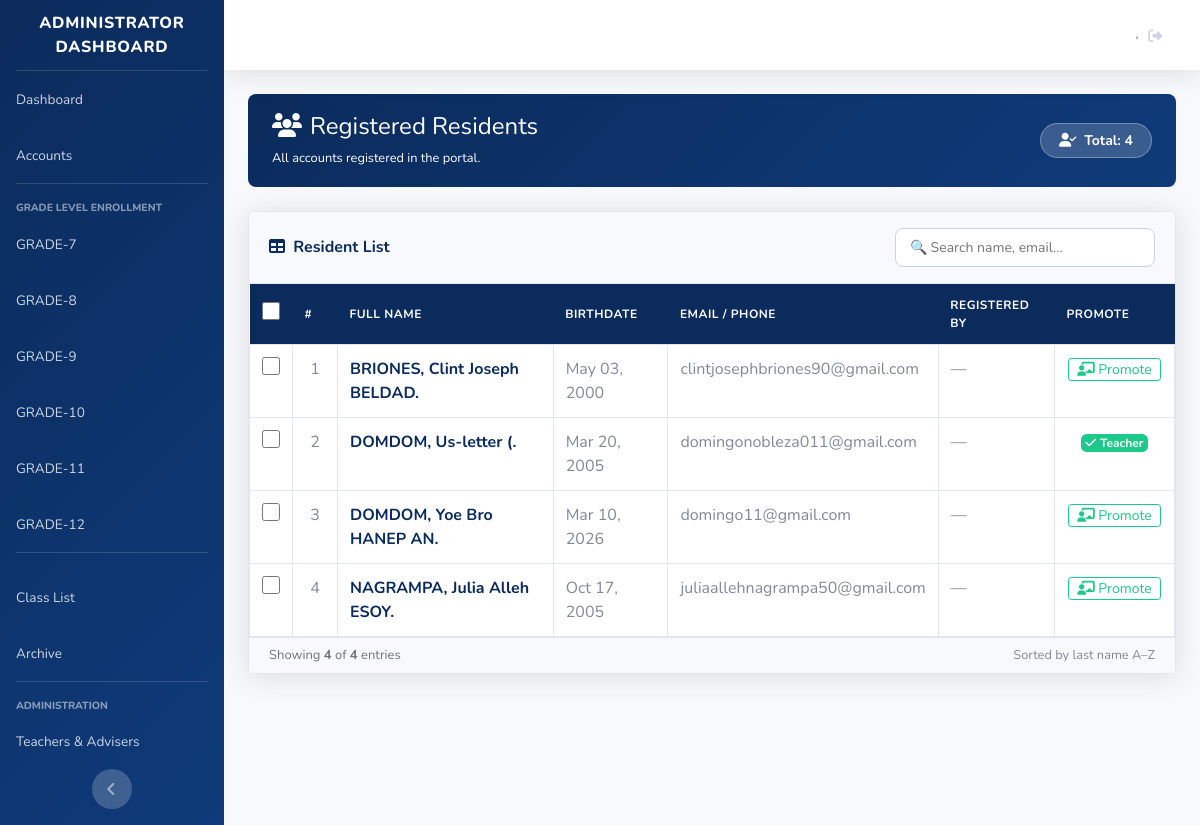
The page /admn_residents.php on the database as committed earlier.
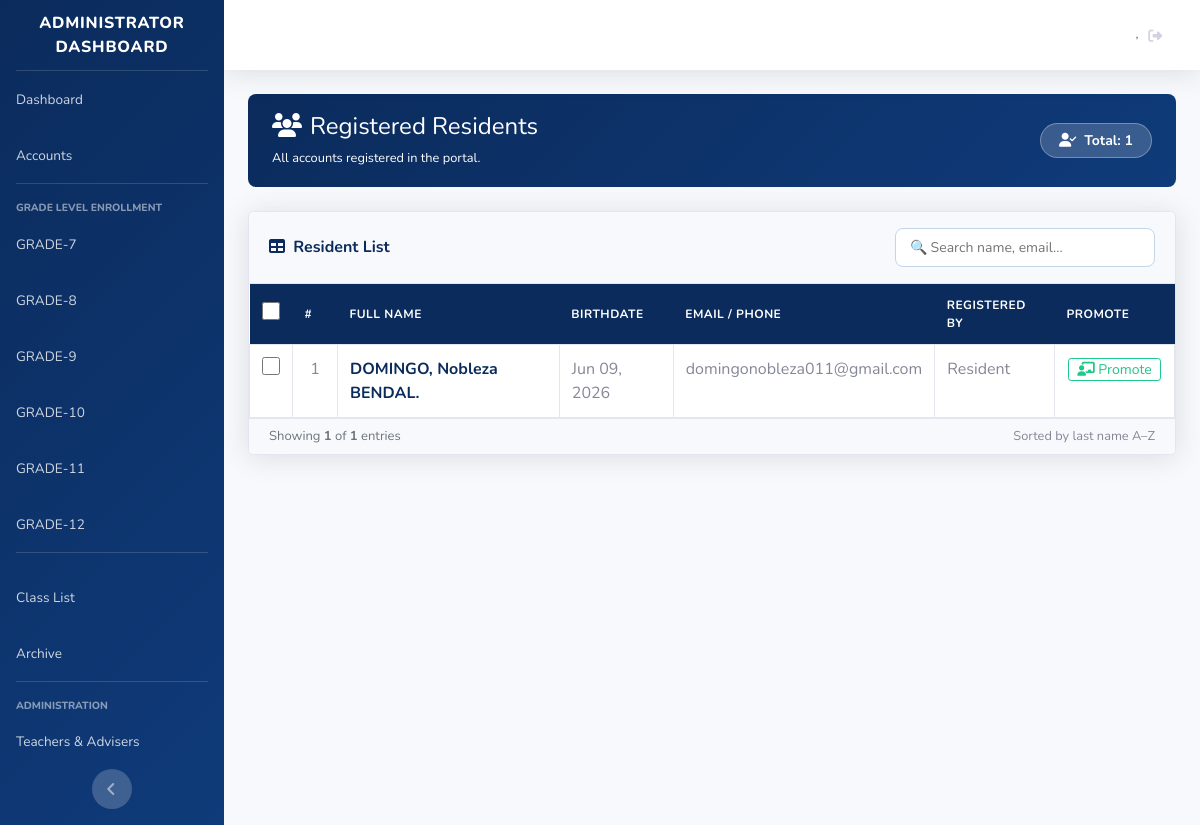
The same page on the database as committed later.
### tables this page shows
CREATE TABLE `tbl_resident` (
  `id_resident` int NOT NULL,
  `email` varchar(255) DEFAULT NULL,
  `phone_number` varchar(20) DEFAULT NULL,
  `password` varchar(255) NOT NULL,
  `lname` varchar(255) NOT NULL,
  `fname` varchar(255) NOT NULL,
  `mi` varchar(255) NOT NULL,
  `age` int NOT NULL,
  `sex` varchar(255) NOT NULL,
  `status` varchar(255) NOT NULL,
  `houseno` varchar(255) NOT NULL,
  `street` varchar(50) NOT NULL,
  `brgy` varchar(50) NOT NULL,
  `municipal` varchar(50) NOT NULL,
  `contact` varchar(255) NOT NULL,
  `bdate` date NOT NULL,
  `bplace` varchar(255) NOT NULL,
  `nationality` varchar(255) NOT NULL,
  `addedby` varchar(255) DEFAULT NULL,
  `is_archived` tinyint(1) NOT NULL DEFAULT '0' COMMENT '0 = active, 1 = archived',
  `google_id` varchar(255) DEFAULT NULL,
  `facebook_id` varchar(255) DEFAULT NULL,
  `archived_at` datetime DEFAULT NULL COMMENT 'Timestamp when the resident was archived',
  `social_provider` varchar(20) DEFAULT NULL,
  `social_id` varchar(128) DEFAULT NULL,
  `social_avatar_url` varchar(512) DEFAULT NULL
);

### admn_residents.php (the view, shortened to what this page needs)
<?php
    require_once('classes/staff.class.php');
    $connection = $eusebia->openConn();
    $stmt = $connection->prepare("SELECT * FROM tbl_resident ORDER BY lname ASC, fname ASC");
    $stmt->execute();
    $residents = $stmt->fetchAll(PDO::FETCH_ASSOC);
?>
<?php include('dashboard_sidebar_start.php'); ?>
<div class="container-fluid">
    <div class="res-header d-flex align-items-center justify-content-between flex-wrap">
        <div>
            <h4 class="mb-1"><i class="fas fa-users mr-2"></i>Registered Residents</h4>
            <small class="opacity-75">All accounts registered in the portal.</small>
        </div>
        <span class="total-badge mt-2 mt-md-0">
            <i class="fas fa-user-check mr-1"></i>
            Total: <?= number_format(count($residents)) ?>
        </span>
    </div>
    <div class="card shadow mb-4">
        <div class="card-header py-3 d-flex justify-content-between align-items-center flex-wrap gap-2">
            <h6 class="m-0 font-weight-bold" style="color:#0b2b5c;">
                <i class="fas fa-table mr-1"></i> Resident List
            </h6>
            <div class="d-flex align-items-center flex-wrap mt-2 mt-md-0" style="gap:10px;">
                <div class="search-wrap">
                    <input type="text" id="residentSearch" placeholder="&#128269; Search name, email...">
                </div>
            </div>
        </div>
        <div class="card-body p-0">
            <div class="table-responsive">
                <table class="table table-bordered table-hover mb-0" id="residentTable">
                    <thead>
                        <tr>
                            <th class="th-check">
                                <input type="checkbox" id="selectAll" class="cb-row" title="Select All">
                            </th>
                            <th style="width:45px;">#</th>
                            <th>Full Name</th>
                            <th>Birthdate</th>
                            <th>Email / Phone</th>
                            <th>Registered By</th>
                            <th style="width:120px;">Promote</th>
                        </tr>
                    </thead>
                    <tbody id="residentTbody">
                        <?php if (empty($residents)): ?>
                        <tr>
                            <td colspan="6" class="text-center text-muted py-4">
                                <i class="fas fa-inbox fa-2x mb-2 d-block"></i>
                                No registered residents found.
                            </td>
                        </tr>
                        <?php else: ?>
                        <?php foreach ($residents as $i => $r):
                            $mi       = !empty($r['mi']) ? ' ' . strtoupper($r['mi']) . '.' : '';
                            $fullname = strtoupper($r['lname']) . ', ' . ucwords(strtolower($r['fname'])) . $mi;
                            $contact  = !empty($r['email']) ? $r['email'] : ($r['phone_number'] ?? '—');
                            $bdate    = !empty($r['bdate']) ? date('M d, Y', strtotime($r['bdate'])) : '—';
                        ?>
                        <tr>
                            <td class="text-center">
                                <input type="checkbox" class="cb-row cb-resident" value="<?= $r['id_resident'] ?>">
                            </td>
                            <td class="text-center text-muted"><?= $i + 1 ?></td>
                            <td class="font-weight-bold" style="color:#0b2b5c;"><?= htmlspecialchars($fullname) ?></td>
                            <td><?= $bdate ?></td>
                            <td><?= htmlspecialchars($contact) ?></td>
                            <td><?= htmlspecialchars($r['addedby'] ?? '—') ?></td>
                            <td class="text-center">
                                <?php
                                $chk = $connection->prepare("SELECT id_user FROM tbl_user WHERE email=? OR (email IS NULL AND contact=?)");
                                $chk->execute([$r['email'], $r['contact']]);
                                $already = $chk->rowCount() > 0;
                                ?>
                                <?php if ($already): ?>
                                    <span class="badge badge-success"><i class="fas fa-check mr-1"></i>Teacher</span>
                                <?php else: ?>
                                <button class="btn btn-outline-success btn-sm py-0 px-2 promote-btn"
                                    data-id="<?= $r['id_resident'] ?>"
                                    data-name="<?= htmlspecialchars(strtoupper($r['lname']).', '.ucwords(strtolower($r['fname']))) ?>"
                                    data-email="<?= htmlspecialchars($r['email'] ?? '') ?>"
                                    data-contact="<?= htmlspecialchars($r['contact']) ?>"
                                    data-toggle="modal" data-target="#promoteModal">
                                    <i class="fas fa-chalkboard-teacher"></i> Promote
                                </button>
                                <?php endif; ?>
                            </td>
                        </tr>
                        <?php endforeach; ?>
                        <?php endif; ?>
                    </tbody>
                </table>
            </div>
        </div>
        <div class="card-footer text-muted d-flex justify-content-between align-items-center py-2">
            <small id="entriesCount">Showing <strong id="visibleCount"><?= count($residents) ?></strong> of <strong><?= count($residents) ?></strong> entries</small>
            <small>Sorted by last name A–Z</small>
        </div>
    </div>
</div>
<?php include('dashboard_sidebar_end.php'); ?>

### dashboard_sidebar_start.php (shortened to what this page needs)
<!DOCTYPE html>
<html lang="en">
<head>
    <link href="vendor/fontawesome-free/css/all.min.css" rel="stylesheet" type="text/css">
        <link rel="stylesheet" href="https://cdn.jsdelivr.net/npm/sweetalert2@11/dist/sweetalert2.min.css">
    <link href="css/sb-admin-2.min.css" rel="stylesheet">
</head>
<body id="page-top">
    <div id="wrapper">
        <ul class="navbar-nav sidebar sidebar-dark accordion" id="accordionSidebar" style="background: linear-gradient(135deg, #0b2b5c 0%, #0f3b7a 100%)!important;">
            <a class="sidebar-brand d-flex align-items-center justify-content-center" href="admn_dashboard.php">
                <div class="sidebar-brand-text">Administrator Dashboard </div>
            </a>
            <hr class="sidebar-divider my-0">
            <li class="nav-item">
                <a class="nav-link" href="admn_dashboard.php">
                    <span>Dashboard</span></a>
            </li>
                                        <li class="nav-item">
                <a class="nav-link" href="admn_residents.php">
                    <span>Accounts</span></a>
            </li>
            <hr class="sidebar-divider">
            <div class="sidebar-heading">
                Grade Level Enrollment
            </div>
            <li class="nav-item">
                <a class="nav-link" href="admn_seven.php">
                    <span>GRADE-7</span></a>
            </li>
            <li class="nav-item">
                <a class="nav-link" href="admn_eight.php">
                    <span>GRADE-8</span></a>
            </li>
            <li class="nav-item">
                <a class="nav-link" href="admn_nine.php">
                    <span>GRADE-9 </span></a>
            </li>
            <li class="nav-item">
                <a class="nav-link" href="admn_ten.php">
                    <span>GRADE-10</span></a>
            </li>
            <li class="nav-item">
                <a class="nav-link" href="admn_eleven.php">
                    <span>GRADE-11</span></a>
            </li>
            <li class="nav-item">
                <a class="nav-link" href="admn_twelve.php">
                    <span>GRADE-12</span></a>
            </li>
            <hr class="sidebar-divider d-none d-md-block">
            <li class="nav-item">
                <a class="nav-link" href="admn_classlist.php">
                    <span>Class List</span></a>
            </li>
<li class="nav-item">
                <a class="nav-link" href="admn_archive.php">
                    <span>Archive</span></a>
            </li>
            <hr class="sidebar-divider">
            <div class="sidebar-heading">
                Administration
            </div>
            <li class="nav-item">
                <a class="nav-link" href="admn_staff_crud.php">
                    <span>Teachers &amp; Advisers</span></a>
            </li>
            <div class="text-center d-none d-md-inline">
                <button class="rounded-circle border-0" id="sidebarToggle"></button>
            </div>
        </ul>
        <div id="content-wrapper" class="d-flex flex-column">
            <div id="content">
                <nav class="navbar navbar-expand navbar-light bg-white topbar mb-4 static-top shadow">
                    <ul class="navbar-nav ml-auto">
                            <li class="nav-item dropdown">
                                <a class="nav-link" href="index.php" id="userDropdown" role="button"
                                    aria-haspopup="true" aria-expanded="false">
                                    <span class="mr-2 d-none d-lg-inline text-gray-800 small"><?= $userdetails['surname']?>, <?= $userdetails['firstname']?> <?= $userdetails['mname']?></span>
                                    <i class="fas fa-sign-out-alt fa-sm fa-fw mr-2"></i>
                                </a>
                            </li>
                    </ul>
                </nav>

### dashboard_sidebar_end.php (shortened to what this page needs)
</body>
</html>

### dashboard_sidebar_start.php (style rules this page uses)
#accordionSidebar { background: linear-gradient(135deg, #0b2b5c 0%, #0f3b7a 100%) !important; }
#accordionSidebar .sidebar-brand { color: #fff !important; }
#accordionSidebar .nav-item .nav-link { color: rgba(255, 255, 255, 0.8) !important; }
#accordionSidebar .sidebar-heading { color: rgba(255, 255, 255, 0.5) !important; }
#accordionSidebar hr.sidebar-divider { border-color: rgba(255, 255, 255, 0.15) !important; }
#sidebarToggle { background: rgba(255, 255, 255, 0.2) !important; }

### admn_residents.php (style rules this page uses)
.res-header { background: linear-gradient(135deg, #0b2b5c 0%, #0f3b7a 100%); color: #fff; padding: 18px 24px; border-radius: 8px; margin-bottom: 24px; }
.res-header h4 { margin-bottom: 2px; }
.total-badge { background: rgba(255,255,255,0.18); border: 1px solid rgba(255,255,255,0.3); color: #fff; font-weight: 700; padding: 6px 18px; border-radius: 20px; font-size: 14px; }
.table thead th { background: #0b2b5c; color: #fff; font-size: 12px; text-transform: uppercase; letter-spacing: 0.5px; border: none; vertical-align: middle; }
.search-wrap input { border: 1px solid #c5d5e8; border-radius: 8px; padding: 8px 14px; font-size: 14px; width: 260px; }
#entriesCount { font-size: 13px; color: #6c757d; }
.cb-row { cursor: pointer; width: 18px; height: 18px; accent-color: #0b2b5c; }
.th-check { width: 42px; text-align: center; }

Rows that differ between the two databases and show on the page:
removed tbl_resident: fullname "BRIONES, Clint Joseph BELDAD.", bdate "May 03, 2000", email "clintjosephbriones90@gmail.com", addedby "—"
removed tbl_resident: fullname "DOMDOM, Us-letter (.", bdate "Mar 20, 2005", email "domingonobleza011@gmail.com", addedby "—", shows "Teacher"
removed tbl_resident: fullname "DOMDOM, Yoe Bro HANEP AN.", bdate "Mar 10, 2026", email "domingo11@gmail.com", addedby "—"
removed tbl_resident: fullname "NAGRAMPA, Julia Alleh ESOY.", bdate "Oct 17, 2005", email "juliaallehnagrampa50@gmail.com", addedby "—"
added tbl_resident: fullname "DOMINGO, Nobleza BENDAL.", bdate "Jun 09, 2026", email "domingonobleza011@gmail.com", addedby "Resident"
Other text that changed with them:
count($residents): "4" → "1"
